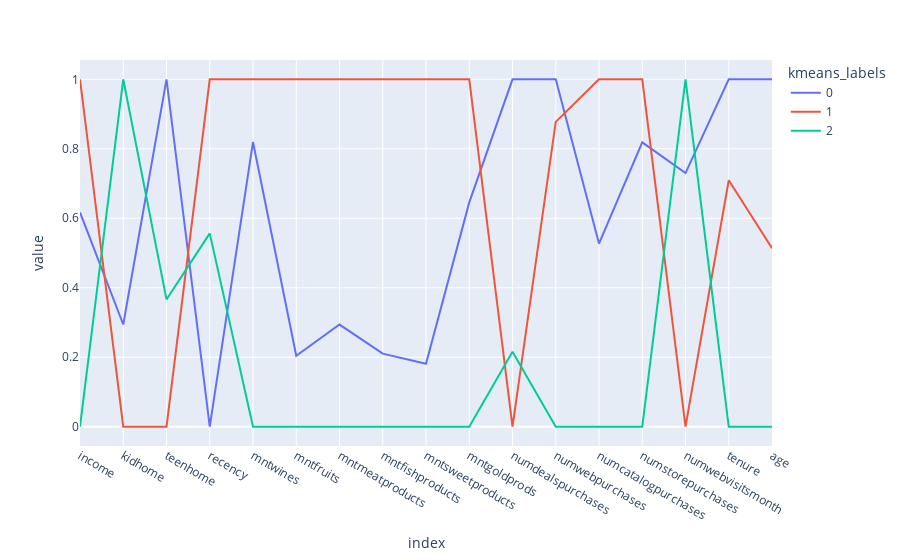

The notebook cell this image was saved under:
### Code cell
fig = px.line(data_frame=clus_pred_scaled)
fig.show(renderer="vscode")
# We plot this lineplot to see where the best separation is
# and in which features my data is intricate.

### Figure 1 — Plotly figure (JSON) as saved in the notebook; plotly's stock layout.template omitted (floating-point values rounded to 4 significant figures)
{"data": [{"hovertemplate": "kmeans_labels=0<br>index=%{x}<br>value=%{y}<extra></extra>", "legendgroup": "0", "line": {"color": "#636efa", "dash": "solid"}, "marker": {"symbol": "circle"}, "mode": "lines", "name": "0", "orientation": "v", "showlegend": true, "type": "scatter", "x": ["income", "kidhome", "teenhome", "recency", "mntwines", "mntfruits", "mntmeatproducts", "mntfishproducts", "mntsweetproducts", "mntgoldprods", "numdealspurchases", "numwebpurchases", "numcatalogpurchases", "numstorepurchases", "numwebvisitsmonth", "tenure", "age"], "xaxis": "x", "y": [0.6167, 0.2942, 1.0, 0, 0.8197, 0.2043, 0.294, 0.2102, 0.1811, 0.6456, 1.0, 1, 0.5272, 0.8186, 0.7301, 1, 1], "yaxis": "y"}, {"hovertemplate": "kmeans_labels=1<br>index=%{x}<br>value=%{y}<extra></extra>", "legendgroup": "1", "line": {"color": "#EF553B", "dash": "solid"}, "marker": {"symbol": "circle"}, "mode": "lines", "name": "1", "orientation": "v", "showlegend": true, "type": "scatter", "x": ["income", "kidhome", "teenhome", "recency", "mntwines", "mntfruits", "mntmeatproducts", "mntfishproducts", "mntsweetproducts", "mntgoldprods", "numdealspurchases", "numwebpurchases", "numcatalogpurchases", "numstorepurchases", "numwebvisitsmonth", "tenure", "age"], "xaxis": "x", "y": [1, 0, 0, 1, 1.0, 1, 1, 1, 1.0, 1, 0, 0.8774, 1, 1, 0, 0.7094, 0.5139], "yaxis": "y"}, {"hovertemplate": "kmeans_labels=2<br>index=%{x}<br>value=%{y}<extra></extra>", "legendgroup": "2", "line": {"color": "#00cc96", "dash": "solid"}, "marker": {"symbol": "circle"}, "mode": "lines", "name": "2", "orientation": "v", "showlegend": true, "type": "scatter", "x": ["income", "kidhome", "teenhome", "recency", "mntwines", "mntfruits", "mntmeatproducts", "mntfishproducts", "mntsweetproducts", "mntgoldprods", "numdealspurchases", "numwebpurchases", "numcatalogpurchases", "numstorepurchases", "numwebvisitsmonth", "tenure", "age"], "xaxis": "x", "y": [0, 1.0, 0.3664, 0.5564, 0, 0, 0, 0, 0, 0, 0.2159, 0, 0, 0, 1, 0, 0], "yaxis": "y"}], "layout": {"legend": {"title": {"text": "kmeans_labels"}, "tracegroupgap": 0}, "margin": {"t": 60}, "xaxis": {"anchor": "y", "domain": [0, 1], "title": {"text": "index"}}, "yaxis": {"anchor": "x", "domain": [0, 1], "title": {"text": "value"}}}}
